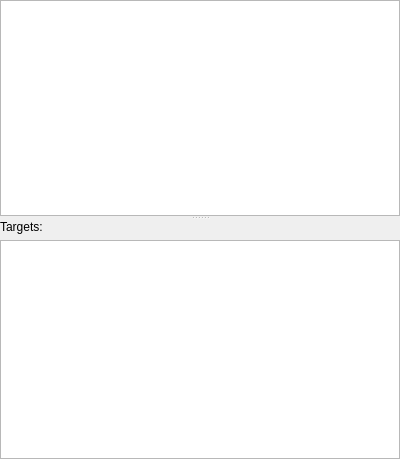
<?xml version="1.0" encoding="UTF-8"?>
<ui version="4.0">
 <class>DocumentView</class>
 <widget class="QWidget" name="DocumentView">
  <property name="geometry">
   <rect>
    <x>0</x>
    <y>0</y>
    <width>400</width>
    <height>459</height>
   </rect>
  </property>
  <property name="windowTitle">
   <string>Form</string>
  </property>
  <layout class="QVBoxLayout" name="verticalLayout_2">
   <property name="spacing">
    <number>0</number>
   </property>
   <property name="leftMargin">
    <number>0</number>
   </property>
   <property name="topMargin">
    <number>0</number>
   </property>
   <property name="rightMargin">
    <number>0</number>
   </property>
   <property name="bottomMargin">
    <number>0</number>
   </property>
   <item>
    <widget class="QSplitter" name="splitter">
     <property name="orientation">
      <enum>Qt::Vertical</enum>
     </property>
     <widget class="QTreeView" name="treeView">
      <property name="editTriggers">
       <set>QAbstractItemView::NoEditTriggers</set>
      </property>
      <property name="alternatingRowColors">
       <bool>true</bool>
      </property>
      <property name="animated">
       <bool>true</bool>
      </property>
      <attribute name="headerCascadingSectionResizes">
       <bool>true</bool>
      </attribute>
     </widget>
     <widget class="QWidget" name="layoutWidget">
      <layout class="QVBoxLayout" name="verticalLayout">
       <item>
        <widget class="QLabel" name="label">
         <property name="text">
          <string>Targets:</string>
         </property>
        </widget>
       </item>
       <item>
        <widget class="QListWidget" name="targetList">
         <property name="editTriggers">
          <set>QAbstractItemView::NoEditTriggers</set>
         </property>
         <property name="iconSize">
          <size>
           <width>22</width>
           <height>22</height>
          </size>
         </property>
        </widget>
       </item>
      </layout>
     </widget>
    </widget>
   </item>
  </layout>
 </widget>
 <resources/>
 <connections/>
 <slots>
  <signal>buildProject()</signal>
 </slots>
</ui>
